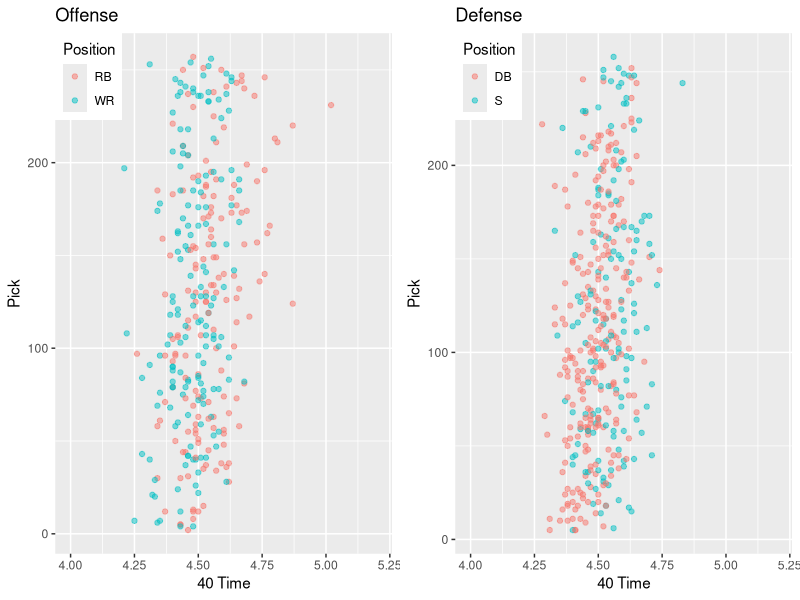
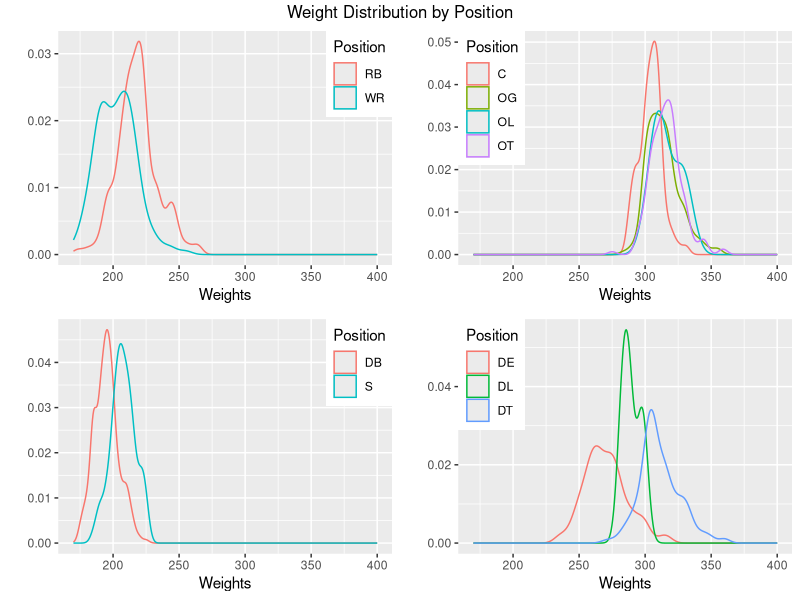
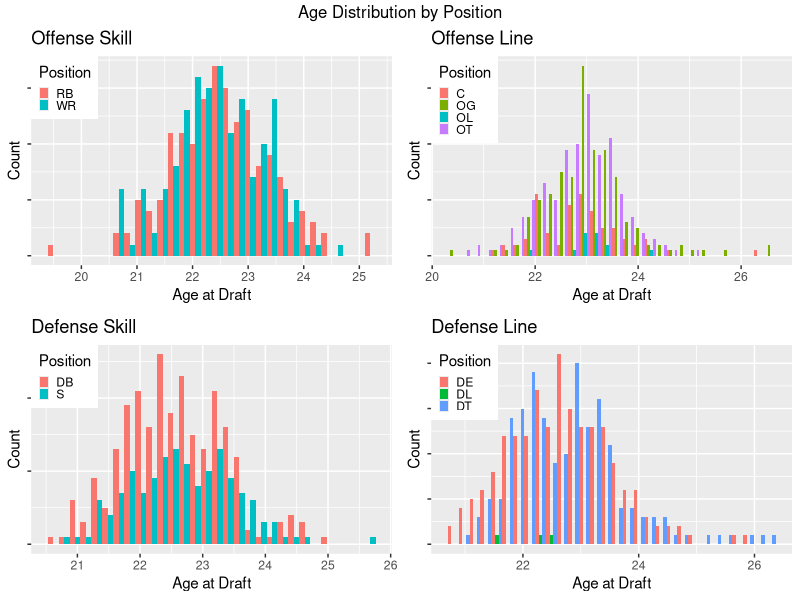
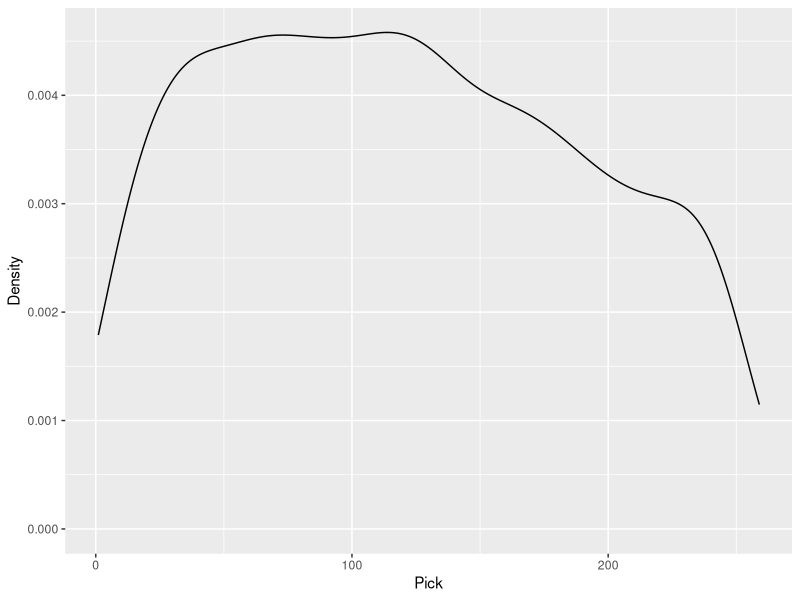
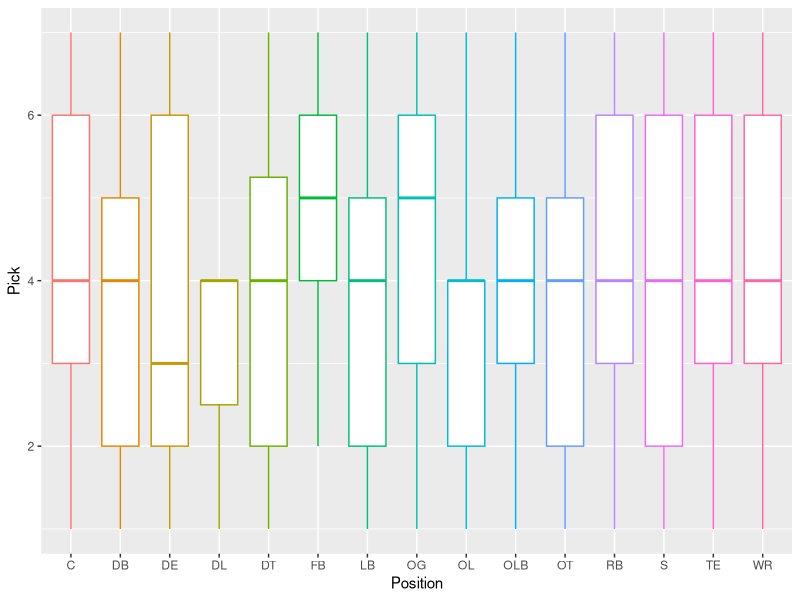
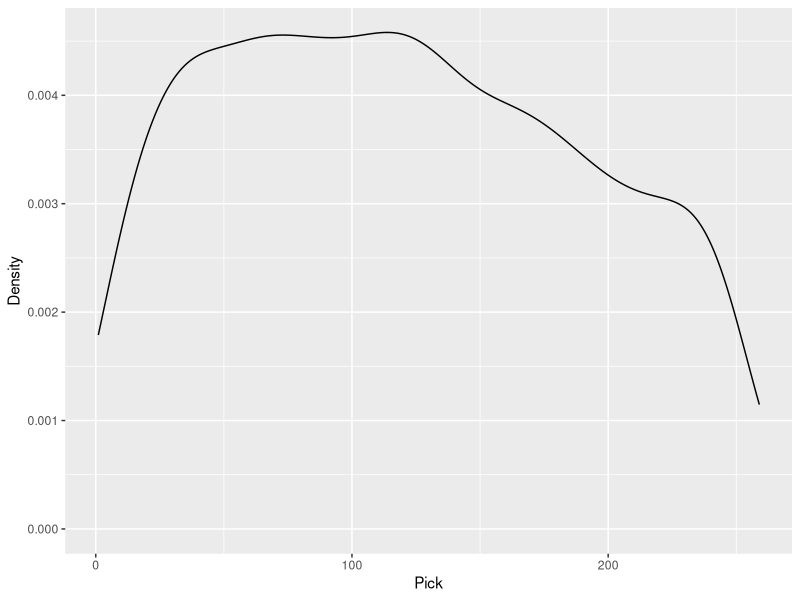
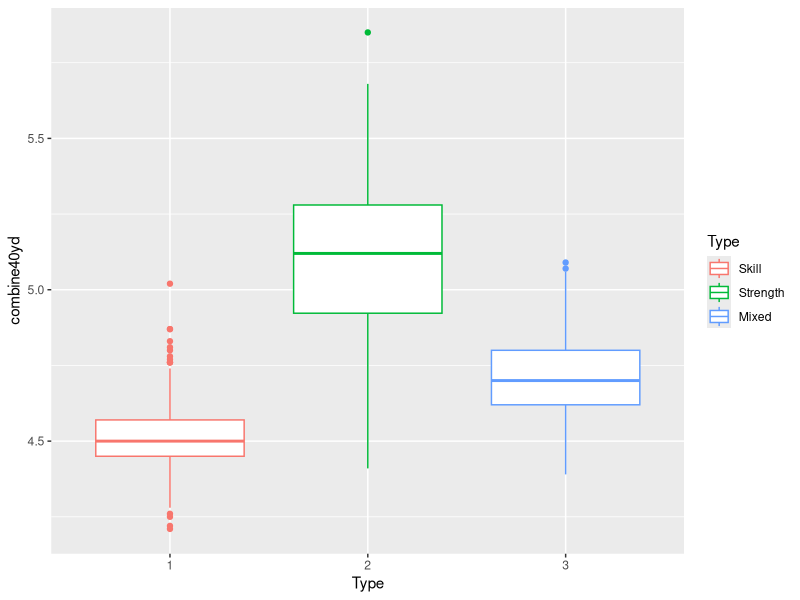

These figures' R source, in order:
library(tidyverse)
library(gridExtra)

#load in data
DF.Off.skill <- read.csv("derived_data/Off.Skill.csv")
DF.Off.strength <- read.csv("derived_data/Off.Strength.csv")
DF.Def.skill <- read.csv("derived_data/Def.Skill.csv")
DF.Def.strength <- read.csv("derived_data/Def.Strength.csv")
DF.clean <- read.csv("derived_data/Clean_Data.csv")


DF.Off.skill <- read.csv("derived_data/Off.Skill.csv") %>% 
  mutate(Type = "1") #skill is 1, strength is 2, linebacker is 3
DF.Off.strength <- read.csv("derived_data/Off.Strength.csv") %>% 
  mutate(Type = "2")
DF.Def.skill <- read.csv("derived_data/Def.Skill.csv" )%>% 
  mutate(Type = "1")
DF.Def.strength <- read.csv("derived_data/Def.Strength.csv" )%>% 
  mutate(Type = "2")
DF.Mixed <- read.csv("derived_data/Df.Mix.csv") %>% 
  mutate(Type = "3")
Skill.Stren.DF <- rbind(DF.Off.skill, DF.Off.strength, DF.Def.strength, DF.Def.skill, DF.Mixed)

#graph 1

g1 <- ggplot(DF.Off.skill, mapping = aes(x = combine40yd, y = pick, color = position)) +     geom_point(alpha = .5) +
  xlab("40 Time") +
  ylab("Pick") +
  labs(color = "Position", title = "Offense") +
  xlim(4, 5.2) +
  theme(legend.position = c(0, 1),
        legend.justification = c(0, 1))

g3 <- ggplot(DF.Def.skill, mapping = aes(x = combine40yd, y = pick, color = position)) +     geom_point(alpha = .5) +
  xlab("40 Time") +
  ylab("Pick") +
  labs(color = "Position", title = "Defense") +
  xlim(4, 5.2) +
  theme(legend.position = c(0, 1),
        legend.justification = c(0, 1))

Graph1 <- grid.arrange(g1, g3, nrow=1)
ggsave("derived_graphs/Off.Def.40s.png", plot = Graph1)


#graph 2

g5 <- ggplot(DF.Off.skill, aes(weight)) +
  geom_density(aes(color=position), alpha=.5) +
  xlim(170, 400) +
  xlab("Weights") +
  ylab("") +
  labs(color="Position") +
  theme(legend.position = c(.8, 1),
        legend.justification = c(0, 1))

g6 <- ggplot(DF.Off.strength, aes(weight)) +
  geom_density(aes(color=position), alpha=.5) +
  xlim(170,400) +
  xlab("Weights") +
  ylab("") +
  labs(color="Position") +
  theme(legend.position = c(0, 1),
        legend.justification = c(0, 1))
g5.2 <- ggplot(DF.Def.skill, aes(weight)) +
  geom_density(aes(color=position), alpha=.5) +
  xlim(170, 400) +
  xlab("Weights") +
  ylab("") +
  labs(color="Position") +
  theme(legend.position = c(.8, 1),
        legend.justification = c(0, 1))

g6.2 <- ggplot(DF.Def.strength, aes(weight)) +
  geom_density(aes(color=position), alpha=.5) +
  xlim(170,400) +
  xlab("Weights") +
  ylab("") +
  labs(color="Position") +
  theme(legend.position = c(0, 1),
        legend.justification = c(0, 1))
# g5
# g6
# g5.2
# g6.2
Graph2 <- grid.arrange(g5, g6, g5.2, g6.2, nrow=2, top = "Weight Distribution by Position")
ggsave("derived_graphs/Off.Weights.png", plot = Graph2)


#graph 3

g7 <- ggplot(DF.Off.skill, aes(ageAtDraft)) +
  geom_histogram(aes(fill = position), position = "dodge") +
  xlab("Age at Draft") +
  ylab("Count") +
  labs(fill = "Position", title = "Offense Skill") +
  theme(legend.position = c(0, 1),
        legend.justification = c(0, 1),
        legend.key.size = unit(.25, "cm")) +
  theme(axis.text.y=element_blank())

g8 <- ggplot(DF.Off.strength, aes(ageAtDraft)) +
  geom_histogram(aes(fill = position), position = "dodge") +
  xlab("Age at Draft") +
  ylab("Count") +
  labs(fill = "Position", title = "Offense Line") +
  theme(legend.position = c(0, 1),
        legend.justification = c(0, 1),
        legend.key.size = unit(.25, "cm")) +
  theme(axis.text.y=element_blank())

g9 <- ggplot(DF.Def.skill, aes(ageAtDraft)) +
  geom_histogram(aes(fill = position), position = "dodge") +
  xlab("Age at Draft") +
  ylab("Count") +
  labs(fill = "Position", title = "Defense Skill") +
  theme(legend.position = c(0, 1),
        legend.justification = c(0, 1),
        legend.key.size = unit(.25, "cm")) +
  theme(axis.text.y=element_blank())

g10 <- ggplot(DF.Def.strength, aes(ageAtDraft)) +
  geom_histogram(aes(fill = position), position = "dodge") +
  xlab("Age at Draft") +
  ylab("Count") +
  labs(fill = "Position", title = "Defense Line") +
  theme(legend.position = c(0, 1),
        legend.justification = c(0, 1),
        legend.key.size = unit(.25, "cm")) +
  theme(axis.text.y=element_blank())

Graph3 <- grid.arrange(g7, g8, g9, g10, nrow=2, top = "Age Distribution by Position")
ggsave("derived_graphs/Age.Dist.png", plot=Graph3)

Graph4 <- DF.clean %>% 
  filter(position != "QB" & position != "LS") %>% 
  ggplot(aes(x=position, y=round, color = position)) +     
  geom_boxplot() +
  xlab("Position") +
  ylab("Pick") + 
  theme(legend.position = "none")
ggsave("derived_graphs/Boxplot.by.round.png", plot=Graph4)

g12 <- DF.clean %>% 
  filter(position != "QB" & position != "LS") %>% 
  ggplot(aes(x=pick)) +
  geom_density() +
  xlab("Pick") +
  ylab("Density")
g12

ggsave("derived_graphs/Pick.Density.Plot.png", plot = g12)

g13 <- Skill.Stren.DF %>% 
  ggplot(aes(x=Type, y=combine40yd, color = Type)) +
  geom_boxplot() +
  scale_color_discrete(name="Type", labels = c("Skill", "Strength", "Mixed"))

ggsave("derived_graphs/40.Time.Plot.png")
